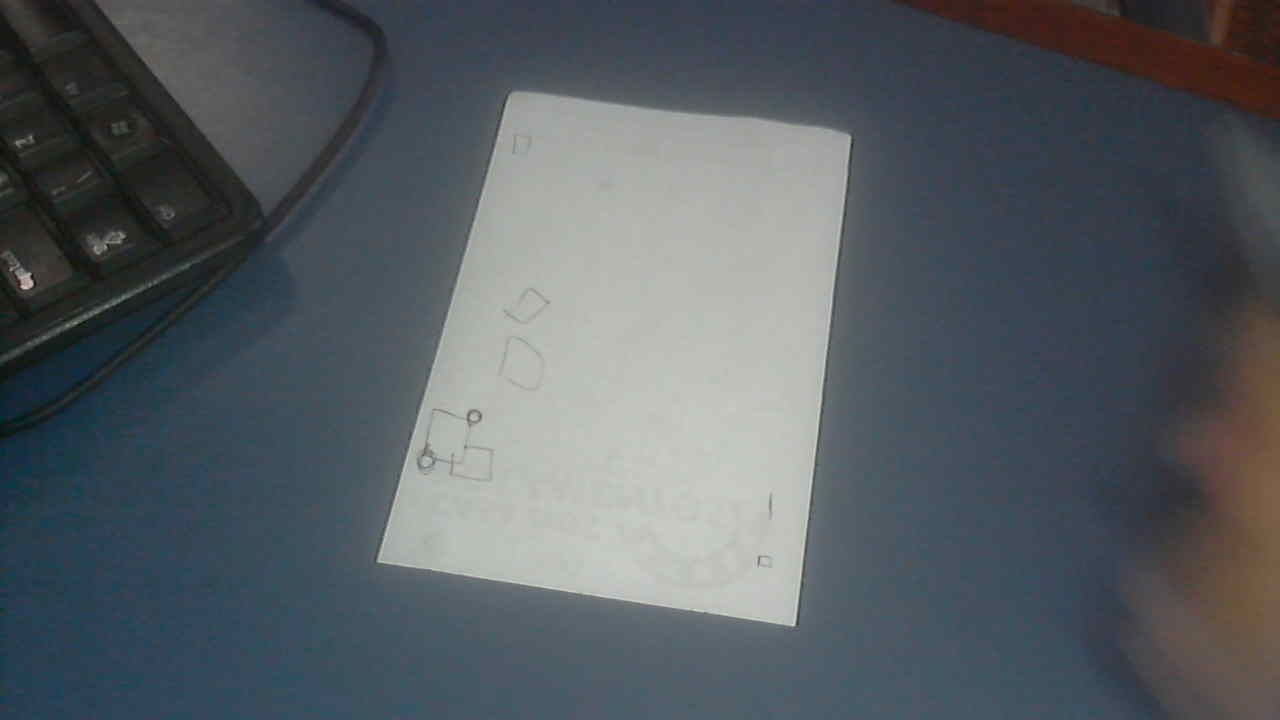
#> input picture captures/batches/batch_01/training/session_20261029_151126_089557/frame_00000374.jpg, 1280 x 720 px; its folder holds only this picture in this run
$ python -i paper.py   (imports and definitions only)   (older library calls are emulated)
#> lines starting #> are read from the running program, lines starting #| are printed output that depends on the picture; after the words box and inside, x2 and y2 are one past the last pixel; in counts of white or black regions, pixels touching at a corner belong together
#> further down, picture is the input picture: shape (720, 1280, 3); mean B, G, R 98.4, 93.2, 86.7
"""Detecção da folha e correção de perspectiva (homografia).

A webcam vê a folha inclinada. O modo padrão procura o contorno da folha
na árvore de contornos da cena e usa os quatro cantos dela para montar a
vista de cima. Um portão de textura examina o interior do candidato
antes de aceitar a folha: formato sozinho não basta. O modo com
marcadores usa os centros dos quatro ArUco da folha-modelo. Os dois
caminhos entregam a folha retificada no mesmo
espaço definido em config.py.
"""

import cv2
import numpy as np

from . import config


# A folha nem sempre fecha como quadrilátero num epsilon só. Cantos
# arredondados e a lombada de um caderno pedem aproximações mais grossas.
_SHEET_EPSILON_LADDER = (0.01, 0.015, 0.02, 0.025, 0.03, 0.04, 0.05)
_SHEET_MAX_CANDIDATES = 8
_SHEET_MIN_AREA_RATIO = 0.12

# Portão de textura: a geometria sozinha aceitava qualquer quadrilátero
# grande. Na auditoria de textura, 60% das cenas sem papel ganharam uma
# folha. O portão mede o interior do candidato antes de aceitar: fração
# de branco, densidade de bordas internas e variância do Laplaciano.
#
# A regra original da auditoria foi calibrada em papel pautado, onde a
# densidade de bordas internas passa de 0,03 com folga. A folha com
# tinta esparsa, caso principal do produto e das cenas deste
# repositório, mede densidade de bordas perto de 0,006, abaixo desse
# limiar, mas variância do Laplaciano entre 523 e 783. Por isso o ramo
# extra: Laplaciano a partir de 200 também afirma papel. O pior falso
# positivo medido na auditoria ficou em 27,0, longe dessa faixa.
#
# Os limiares abaixo são calibrações de laboratório, feitas sobre cenas
# sintéticas e um frame real. Eles precisam ser refeitos com as
# capturas reais da mesa do usuário.
_TEXTURE_MIN_WHITE_FRACTION = 0.5
_TEXTURE_MIN_EDGE_DENSITY = 0.03
_TEXTURE_MIN_LAPLACIAN_VARIANCE = 30.0
_TEXTURE_HIGH_LAPLACIAN_VARIANCE = 200.0
_TEXTURE_INTERIOR_SHRINK = 0.86


def _make_detector():
    params = cv2.aruco.DetectorParameters()
    return cv2.aruco.ArucoDetector(config.get_dictionary(), params)


# O detector ArUco só é usado no modo com marcadores, mas era criado na
# importação do módulo. cv2.aruco.ArucoDetector só existe no OpenCV 4.7
# em diante: em 4.6 a importação inteira caía, inclusive para quem só
# queria o modo sem marcadores. A criação é preguiçosa, no primeiro uso.
_DETECTOR = None


# [5 lines left out: function _get_detector, not called in this run]


def _order_corners(points):
    """Ordena quatro pontos como TL, TR, BR e BL."""
    ordered = np.asarray(points, dtype=np.float32).reshape(4, 2)
    center = ordered.mean(axis=0)
    angles = np.arctan2(
        ordered[:, 1] - center[1], ordered[:, 0] - center[0]
    )
    ordered = ordered[np.argsort(angles)]
    start = int(np.argmin(ordered.sum(axis=1)))
    return np.roll(ordered, -start, axis=0).astype(np.float32)


def _aspect_ratio(corners):
    top = np.linalg.norm(corners[1] - corners[0])
    bottom = np.linalg.norm(corners[2] - corners[3])
    left = np.linalg.norm(corners[3] - corners[0])
    right = np.linalg.norm(corners[2] - corners[1])
    width = (top + bottom) / 2.0
    height = (left + right) / 2.0
    return width / max(height, 1.0)


def _sheet_candidate(contour, scale, small_frame_area):
    perimeter = cv2.arcLength(contour, True)
    for epsilon in _SHEET_EPSILON_LADDER:
        approx = cv2.approxPolyDP(contour, epsilon * perimeter, True)
        if len(approx) != 4 or not cv2.isContourConvex(approx):
            continue
        if cv2.contourArea(approx) < small_frame_area * _SHEET_MIN_AREA_RATIO:
            continue

        corners = _order_corners(approx.reshape(4, 2))
        if not 0.4 <= _aspect_ratio(corners) <= 2.5:
            continue
        return (corners / scale).astype(np.float32)
    return None


def _refine_corners(frame, corners):
    # O refino costumava ser pulado quando qualquer canto estava a
    # menos de 11 px da borda, porque a janela do cornerSubPix sairia
    # do frame. Mas canto colado na borda é o caso comum em uso real:
    # o caderno é cortado pela borda superior do quadro. Em vez de
    # pular, o frame ganha uma margem de replicação maior que a janela
    # (10 px): a janela de cada canto fica inteira sobre a imagem
    # acolchoada e o resultado é deslocado de volta. Cantos longe da
    # borda enxergam a mesma vizinhança de antes, então o refino deles
    # não muda.
    pad = 12
    gray = cv2.cvtColor(frame, cv2.COLOR_BGR2GRAY)
    padded = cv2.copyMakeBorder(
        gray, pad, pad, pad, pad, cv2.BORDER_REPLICATE
    )
    refined = (corners + pad).reshape(-1, 1, 2).astype(np.float32)
    criteria = (
        cv2.TERM_CRITERIA_EPS + cv2.TERM_CRITERIA_MAX_ITER,
        40,
        0.01,
    )
    cv2.cornerSubPix(padded, refined, (10, 10), (-1, -1), criteria)
    return (refined.reshape(4, 2) - pad).astype(np.float32)


def _texture_maps(frame):
    """Mapas de textura do frame inteiro, calculados uma vez por frame.

    Saturação, valor, Laplaciano e bordas não dependem do candidato:
    quem muda de candidato para candidato é só a máscara do interior.
    Antes, cada candidato pagava as conversões e os operadores de
    frame inteiro de novo, e o caso mais caro era o sem papel, em que
    todos os candidatos são medidos e nenhum passa.
    """
    gray = cv2.cvtColor(frame, cv2.COLOR_BGR2GRAY)
    hsv = cv2.cvtColor(frame, cv2.COLOR_BGR2HSV)
    return {
        "saturation": hsv[:, :, 1],
        "value": hsv[:, :, 2],
        "laplacian": cv2.Laplacian(gray, cv2.CV_32F),
        "edges": cv2.Canny(gray, 30, 100),
    }


def _texture_features(frame, corners, maps=None):
    """Mede o interior de um quadrilátero candidato.

    Retorna (fração de branco, densidade de bordas, variância do
    Laplaciano). O interior é encolhido para 86% em torno do centroide
    e erodido com núcleo 9x9, para a borda do candidato não contaminar
    as medidas. Branco é saturação abaixo de 60 e valor acima de 180
    no HSV. A variância é a do Laplaciano CV_32F sobre o cinza. As
    bordas internas são Canny 30/100 sobre o cinza, contadas só dentro
    do interior encolhido. Os mapas de frame inteiro vêm de
    _texture_maps, calculados uma vez e reusados entre candidatos;
    sem mapas prontos, eles são calculados aqui.
    """
    if maps is None:
        maps = _texture_maps(frame)
    center = corners.mean(axis=0)
    shrunk = center + (corners - center) * _TEXTURE_INTERIOR_SHRINK
    mask = np.zeros(frame.shape[:2], dtype=np.uint8)
    cv2.fillPoly(mask, [shrunk.astype(np.int32)], 255)
    eroded = cv2.erode(mask, np.ones((9, 9), np.uint8))
    selected = eroded > 0

    saturation = maps["saturation"][selected]
    value = maps["value"][selected]
    white_fraction = float(np.mean((saturation < 60) & (value > 180)))
    laplacian_variance = float(np.var(maps["laplacian"][selected]))
    edge_density = float(np.mean(maps["edges"][selected] > 0))
    return white_fraction, edge_density, laplacian_variance


def _texture_verdict(frame, corners, maps=None):
    """Veredito do portão de textura para um candidato.

    "paper" quando o interior parece papel. "blank_maybe" quando o
    candidato é branco o bastante, mas liso demais para afirmar papel.
    None quando nem branco o bastante ele é.
    """
    white_fraction, edge_density, laplacian_variance = _texture_features(
        frame, corners, maps
    )
    if white_fraction < _TEXTURE_MIN_WHITE_FRACTION:
        return None
    textured = laplacian_variance >= _TEXTURE_MIN_LAPLACIAN_VARIANCE and (
        edge_density >= _TEXTURE_MIN_EDGE_DENSITY
        or laplacian_variance >= _TEXTURE_HIGH_LAPLACIAN_VARIANCE
    )
    return "paper" if textured else "blank_maybe"


def detect_sheet(frame):
    """Encontra os cantos de uma folha sem marcadores.

    Retorna um array float32 com os cantos TL, TR, BR e BL. Retorna None
    quando nenhum quadrilátero grande e convexo passa no portão de
    textura como papel. Candidato branco e liso demais não conta como
    folha aqui: ele aparece em detect_sheet_with_confidence com o
    veredito blank_maybe.
    """
    corners, verdict = detect_sheet_with_confidence(frame)
    return corners if verdict == "paper" else None


def detect_sheet_with_confidence(frame):
    """Encontra os cantos de uma folha sem marcadores, com veredito.

    Retorna (cantos, veredito). O veredito é "paper" quando o interior
    do candidato passa no portão de textura. É "blank_maybe" quando um
    candidato branco o bastante aparece, mas liso demais para afirmar
    papel. É None, com cantos None, quando não há candidato.
    """
    if frame is None or frame.size == 0:
        return None, None

    frame_h, frame_w = frame.shape[:2]
#> frame_h = 720; frame_w = 1280
    scale = min(1.0, 960.0 / max(frame_w, frame_h))
#> scale = 0.75
    if scale < 1.0:
        small = cv2.resize(
            frame,
            (int(frame_w * scale), int(frame_h * scale)),
            interpolation=cv2.INTER_AREA,
        )
    else:
        small = frame

    gray = cv2.cvtColor(small, cv2.COLOR_BGR2GRAY)
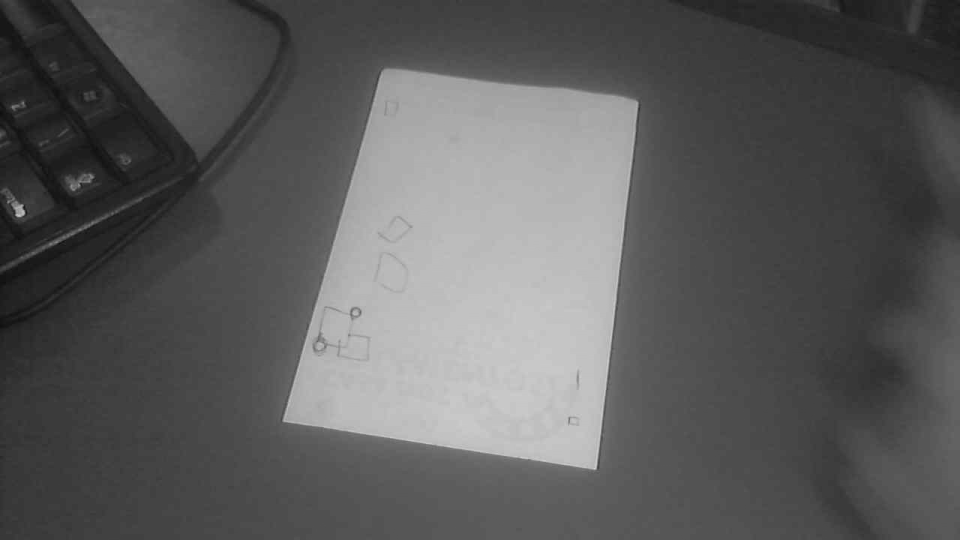
#> gray: shape (540, 960); min 13, max 213, mean 91.8
    blurred = cv2.GaussianBlur(gray, (5, 5), 0)
    edges = cv2.Canny(blurred, 30, 100)
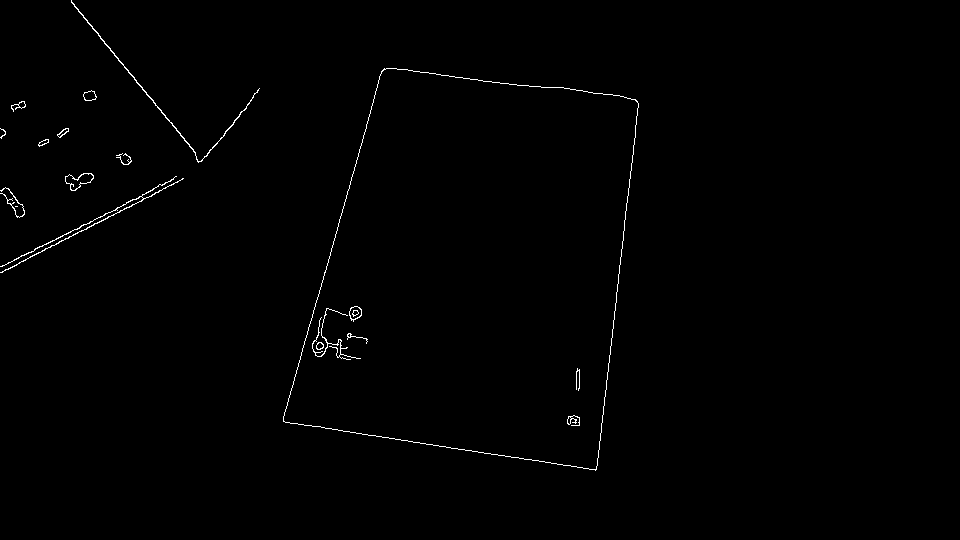
#> edges: shape (540, 960); 0.6% white in thin lines or dots, all inside (x1, y1, x2, y2) = (0, 0, 639, 471)
    kernel = cv2.getStructuringElement(cv2.MORPH_RECT, (5, 5))
    closed = cv2.morphologyEx(edges, cv2.MORPH_CLOSE, kernel, iterations=2)
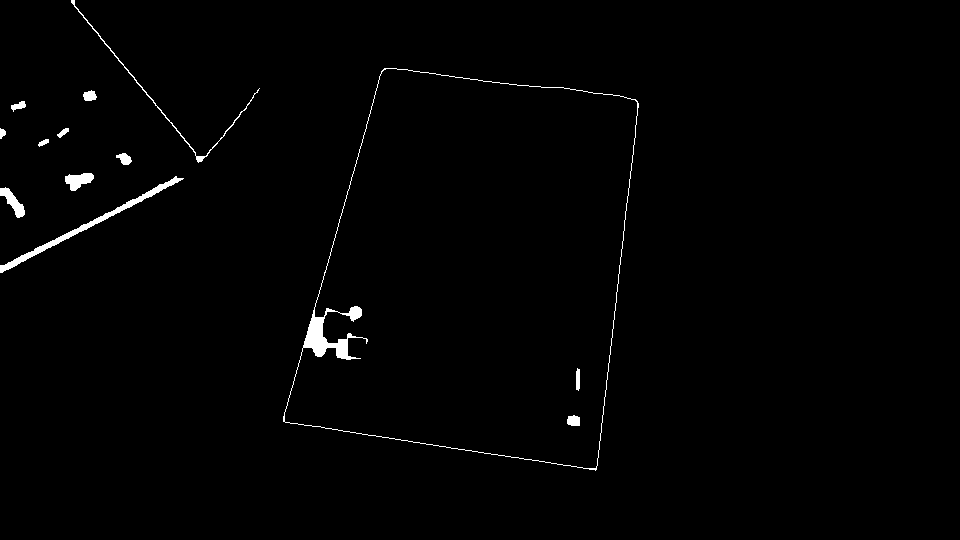
#> closed: shape (540, 960); 1% white; 13 white regions
    # RETR_TREE: o contorno da folha pode ser interno na hierarquia, como
    # a volta de um caderno dentro de um borrão maior fundido na cena.
    contours, _ = cv2.findContours(
        closed, cv2.RETR_TREE, cv2.CHAIN_APPROX_SIMPLE
    )
#> contours = 14 contours; largest, box (x1, y1, x2, y2) and area: (283, 68, 639, 471) 106230, (284, 68, 638, 469) 105160, (0, 176, 184, 273) 946, (65, 173, 94, 191) 288, (0, 187, 25, 218) 279

    small_frame_area = float(small.shape[0] * small.shape[1])
#> small_frame_area = 518400
    min_area = small_frame_area * _SHEET_MIN_AREA_RATIO
#> min_area = 62208
    candidates = [
        contour
        for contour in sorted(contours, key=cv2.contourArea, reverse=True)
        if cv2.contourArea(contour) >= min_area
    ][:_SHEET_MAX_CANDIDATES]
#> candidates = 2 contours; box (x1, y1, x2, y2) and area: (283, 68, 639, 471) 106230, (284, 68, 638, 469) 105160
    # Um candidato que falha no portão não encerra a busca: um contorno
    # seguinte ainda pode ser a folha.
    blank_corners = None
    texture_maps = None
    for contour in candidates:
        corners = _sheet_candidate(contour, scale, small_frame_area)
        if corners is None:
            continue
        if texture_maps is None:
            texture_maps = _texture_maps(frame)
        verdict = _texture_verdict(frame, corners, texture_maps)
        if verdict == "paper":
            return _refine_corners(frame, corners), "paper"
        if verdict == "blank_maybe" and blank_corners is None:
            blank_corners = corners
#> this loop made 2 passes
#> perimeter in _sheet_candidate on pass 1: 1381
#> perimeter in _sheet_candidate on pass 2: 1676.8
#> pass 1, in _texture_features, `eroded = cv2.erode(mask, np.ones((9, 9), np.uint8))`:
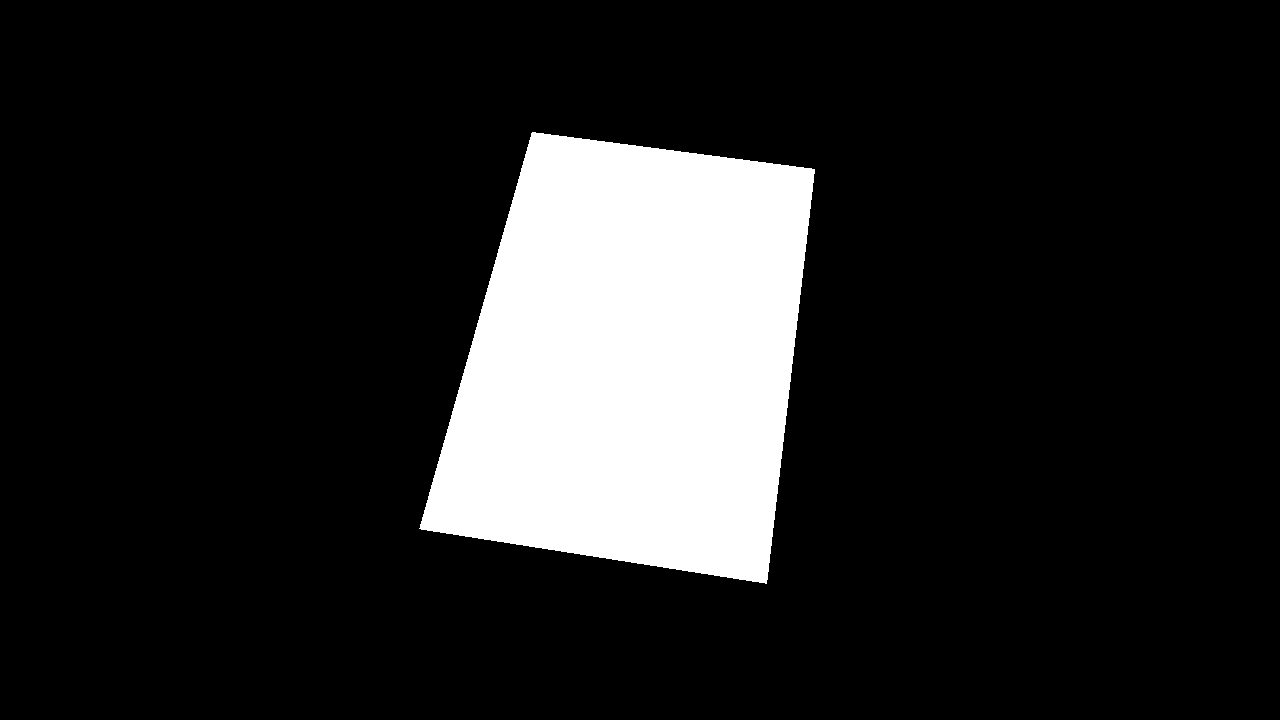
#> eroded: shape (720, 1280); 14.3% white; 1 white region, box (x1, y1, x2, y2) and area: (419, 132, 815, 584) 131860
    if blank_corners is not None:
        return _refine_corners(frame, blank_corners), "blank_maybe"
#> in _refine_corners, `refined = (corners + pad).reshape(-1, 1, 2).astype(np.float32)`: refined = [[524, 102.7], [861.3, 146.7], [805.3, 638.7], [389.3, 573.3]]
    return None, None


# [46 lines left out: functions detect_markers, warp_sheet, warp_paper, not called in this run]

>>> import cv2
>>> picture = cv2.imread('../captures/batches/batch_01/training/session_20261029_151126_089557/frame_00000374.jpg')
>>> result = detect_sheet(picture)
#> in detect_sheet, `corners, verdict = detect_sheet_with_confidence(frame)`: corners = [[509.5, 92.5], [851.2, 136], [794.8, 626.1], [376.1, 561.3]]; verdict = 'blank_maybe'
